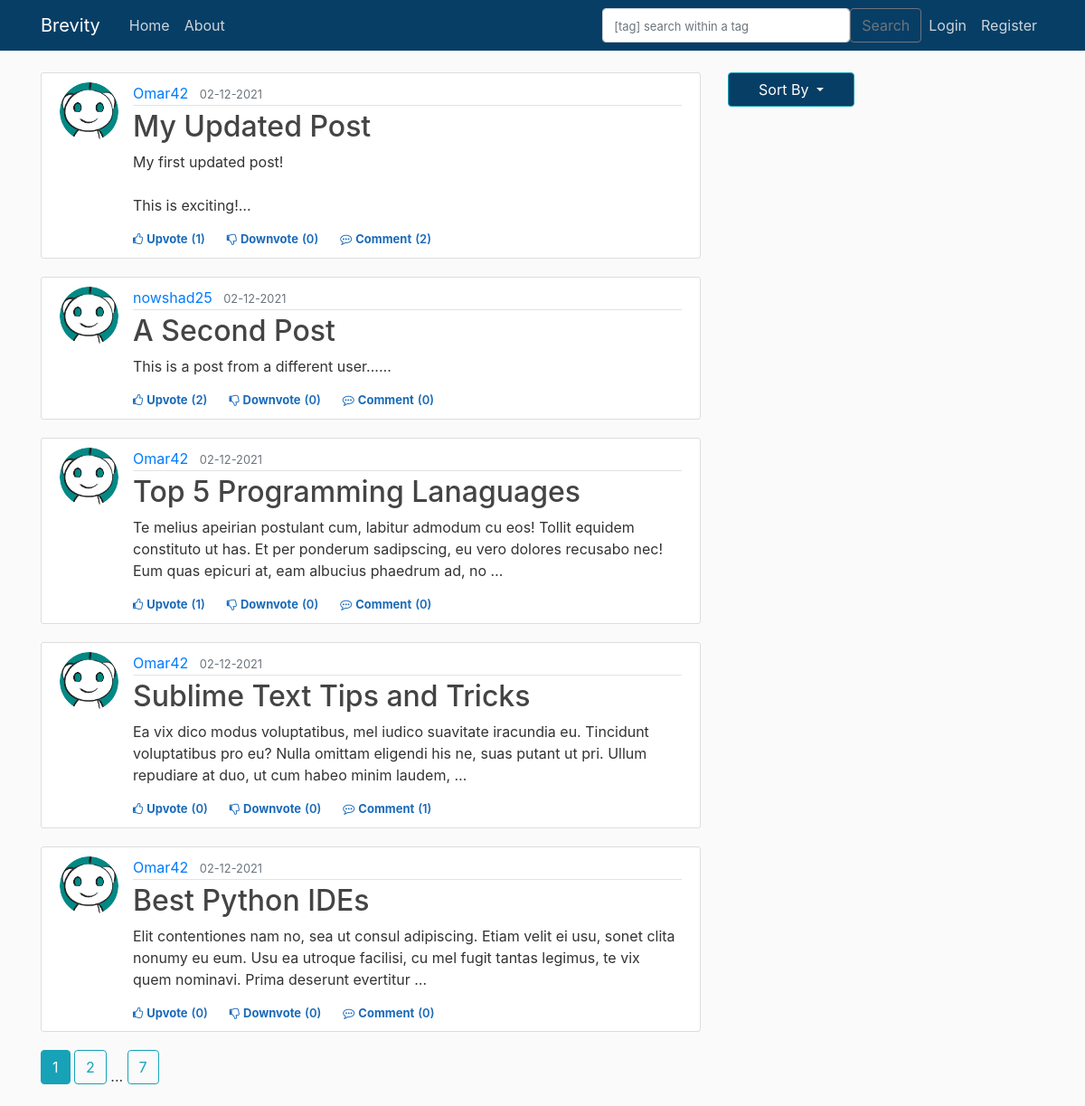
The page / on the database its author committed.
### brevity/models.py (models this page shows, shortened)
class Post(db.Model):
    id = db.Column(db.Integer, primary_key=True)
    title = db.Column(db.String(100), nullable=False)
    date_posted = db.Column(db.DateTime, nullable=False, default=datetime.utcnow)
    content = db.Column(db.Text, nullable=False)
    user_id = db.Column(db.Integer, db.ForeignKey('user.id'), nullable=False)
    tags = db.relationship('Tag', backref='post', cascade="all, delete", lazy='dynamic')
    upvotes = db.relationship('Upvote', backref='post', lazy='dynamic')
    downvotes = db.relationship('Downvote', backref='post', lazy='dynamic')
    comments = db.relationship('Comment', backref='post', lazy='dynamic')
    resources = db.relationship('ResourceFile', backref='post', lazy='dynamic')

class User(db.Model, UserMixin):
    id = db.Column(db.Integer, primary_key=True)
    username = db.Column(db.String(20), unique=True, nullable=False)
    email = db.Column(db.String(120), unique=True, nullable=False)
    image_file = db.Column(db.String(20), nullable=False, default='default.jpg')
    password = db.Column(db.String(60), nullable=False)
    posts = db.relationship('Post', backref='author', lazy=True)                    #By default SQLAlchemy guess the relationship to be one to many as posts returns a list of post.
    upvoted = db.relationship('Upvote', foreign_keys='Upvote.user_id', backref='user', lazy='dynamic')
    downvoted = db.relationship('Downvote', foreign_keys='Downvote.user_id', backref='user', lazy='dynamic')
    commented = db.relationship('Comment', backref='author', lazy=True)

### brevity/main/routes.py (the view)
@main.route("/")
@main.route("/home/<int:type>",methods=['GET', 'POST'])
def home(type=0):
    page = request.args.get('page', 1, type=int)      # type = int : to raise value error when someone passes anything other than int.
    print(type)
    if type==0:
        posts =  Post.query.paginate(page=page, per_page=5)
    elif type==1:
        posts =  Post.query.order_by(Post.date_posted.desc()).paginate(page=page, per_page=5)
    elif type==2:
        posts = db.session.query(Post).join(Upvote).filter(Post.id==Upvote.post_id).group_by(Post.id).order_by(func.count(Post.id).desc()).paginate(page=page, per_page=5)
    return render_template('home.html', posts = posts)

### brevity/main/forms.py
class SearchForm(FlaskForm):
    searched = TextAreaField('Searched', validators=[DataRequired()])
    submit = SubmitField('Submit')

### brevity/main/routes.py (called while the page is built)
@main.context_processor
def layout():
    form=SearchForm()
    return dict(form=form)

### brevity/templates/home.html (shortened to what this page needs)
{% extends "layout.html" %}
{% block content %}
    {% for post in posts.items %}
        <article class="media content-section col-md-15">
            <img class="rounded-circle article-img" src="{{ url_for('static', filename = 'profile_pics/' + post.author.image_file)}}">
            <div class="media-body ">
                <div class="article-metadata">
                    <a class="mr-2" href="{{ url_for('users.user_posts', username=post.author.username) }}">{{ post.author.username }}</a>
                    <small class="text-muted">{{ post.date_posted.strftime('%d-%m-%Y') }}</small>
                </div>
                <h2><a class="article-title" href="{{ url_for('posts.post', post_id=post.id) }}">{{ post.title }}</a></h2>
                <p class="article-content">{{ post.content[:200] }}<span>&#8230;</span></p>
                <div>
                {% if current_user.is_authenticated %}
                    <div class="d-flex flex-row fs-12" id="vote{{post.id}}">
                        {% if not current_user.has_upvoted_post(post) %}
                            <div class="like cursor votestyle vote" post_id="{{post.id}}" action="upvote"><i class="fa fa-thumbs-o-up"></i><span class="ml-1">Upvote</span></div>
                            <div class="like vote_count" ><span class="ml-1 mr-4">({{post.upvotes.count()}})</span></div>
                        {% else %}
                            <div class="like cursor upvotedstyle vote" post_id="{{post.id}}" action="upvote"><i class="fa fa-thumbs-o-up"></i><span class="ml-1">Upvoted</span></div>
                            <div class="like upvoted_count" ><span class="ml-1 mr-4">({{post.upvotes.count()}})</span></div>
                        {% endif %}
                        {% if not current_user.has_downvoted_post(post) %}
                            <div class="like downvotecursor votestyle vote" post_id="{{post.id}}" action="downvote"><i class="fa fa-thumbs-o-down"></i><span class="ml-1">Downvote</span></div>
                            <div class="like vote_count"><span class="ml-1 mr-4">({{post.downvotes.count()}})</span></div>
                        {% else %}
                            <div class="like downvotecursor downvotedstyle vote" post_id="{{post.id}}" action="downvote"><i class="fa fa-thumbs-o-down"></i><span class="ml-1">Downvoted</span></div>
                            <div class="like downvoted_count"><span class="ml-1 mr-4">({{post.downvotes.count()}})</span></div>
                        {% endif %}
                        <div class="like cursor comment"><i class="fa fa-commenting-o"></i><span class="ml-1"><a class="mr-1 like cursor comment" href="{{ url_for('posts.post', post_id=post.id) }}">Comment</a></span></div>
                        <div class="like comment_count"><span class="ml-0">({{post.comments.count()}})</span></div>
                    </div>
                {% else %}
                    <div class="d-flex flex-row fs-12">
                        <div class="like cursor unauthorised_upvote"><i class="fa fa-thumbs-o-up"></i><span class="ml-1"><a class="like cursor unauthorised_upvote" href="{{ url_for('posts.vote_action', post_id=post.id, action='unauthorized_upvote')}}">Upvote</a></span></div>
                        <div class="like vote_count" ><span class="ml-1 mr-4">({{post.upvotes.count()}})</span></div>
                        <div class="like downvotecursor unauthorised_downvote"><i class="fa fa-thumbs-o-down"></i><span class="ml-1"><a class="like downvotecursor unauthorised_downvote" href="{{ url_for('posts.vote_action', post_id=post.id, action='unauthorized_downvote')}}">Downvote</a></span></div>
                        <div class="like vote_count"><span class="ml-1 mr-4">({{post.downvotes.count()}})</span></div>
                        <div class="like cursor comment"><i class="fa fa-commenting-o"></i><span class="ml-1"><a class="mr-1 like cursor comment" href="{{ url_for('posts.post', post_id=post.id) }}">Comment</a></span></div>
                        <div class="like comment_count"><span class="ml-0">({{post.comments.count()}})</span></div>
                    </div>
                {% endif %}
                </div>
            </div>
        </article>
    {% endfor %}
    {% for page_num in posts.iter_pages(left_edge=1, right_edge=1, left_current=1, right_current=2) %}
        {% if page_num %}
            {% if posts.page == page_num %}
                <a class="btn btn-info mb-4" href="{{ url_for('main.home', page = page_num) }}">{{ page_num }}</a>
            {% else %}
                <a class="btn btn-outline-info mb-4" href="{{ url_for('main.home', page = page_num) }}">{{ page_num }}</a>
            {% endif %}
        {% else %}
            ...
        {% endif %}
    {% endfor %}
{% endblock content %}

### brevity/static/main.css (style rules this page uses)
body { background: #fafafa; color: #333333; margin-top: 5rem; }
h1, h2, h3, h4, h5, h6 { color: #444444; }
.content-section { background: #ffffff; padding: 10px 20px; border: 1px solid #dddddd; border-radius: 3px; margin-bottom: 20px; }
.article-title { color: #444444; }
.article-content { white-space: pre-line; }
.article-img { height: 65px; width: 65px; margin-right: 16px; }
.article-metadata { padding-bottom: 1px; margin-bottom: 4px; border-bottom: 1px solid #e3e3e3 }
.fs-12 { font-size: 12px }
.cursor { cursor: pointer }
.downvotecursor { cursor: pointer }
.vote_count { color: #1a6ab9; font-size: 13px; font-weight: 600; }
.comment { color: #1a6ab9; font-size: 13px; font-weight: 700; }
.comment_count { color: #1a6ab9; font-size: 13px; font-weight: 600; }
.unauthorised_upvote { color: #1a6ab9; font-size: 13px; font-weight: 700; }
.unauthorised_downvote { color: #1a6ab9; font-size: 13px; font-weight: 700; }

### rows shown on the page
Post: image_file (placeholder picture), author.username "Omar42", date_posted "02-12-2021", title "My Updated Post", content "My first updated post! This is exciting!", upvotes.count "1", downvotes.count "0", comments.count "2"
Post: image_file (placeholder picture), author.username "nowshad25", date_posted "02-12-2021", title "A Second Post", content "This is a post from a different user...", upvotes.count "2", downvotes.count "0", comments.count "0"
Post: image_file (placeholder picture), author.username "Omar42", date_posted "02-12-2021", title "Top 5 Programming Lanaguages", content "Te melius apeirian postulant cum, labitur admodum cu eos! Tollit equidem constituto ut has. Et per ponderum sadipscing, eu vero dolores recusabo nec! Eum quas epicuri at, eam albucius phaedrum ad, no", upvotes.count "1", downvotes.count "0", comments.count "0"
Post: image_file (placeholder picture), author.username "Omar42", date_posted "02-12-2021", title "Sublime Text Tips and Tricks", content "Ea vix dico modus voluptatibus, mel iudico suavitate iracundia eu. Tincidunt voluptatibus pro eu? Nulla omittam eligendi his ne, suas putant ut pri. Ullum repudiare at duo, ut cum habeo minim laudem,", upvotes.count "0", downvotes.count "0", comments.count "1"
Post: image_file (placeholder picture), author.username "Omar42", date_posted "02-12-2021", title "Best Python IDEs", content "Elit contentiones nam no, sea ut consul adipiscing. Etiam velit ei usu, sonet clita nonumy eu eum. Usu ea utroque facilisi, cu mel fugit tantas legimus, te vix quem nominavi. Prima deserunt evertitur", upvotes.count "0", downvotes.count "0", comments.count "0"

### other values the page prints
{{ page_num }} "1"
{{ page_num }} "2" "7"
